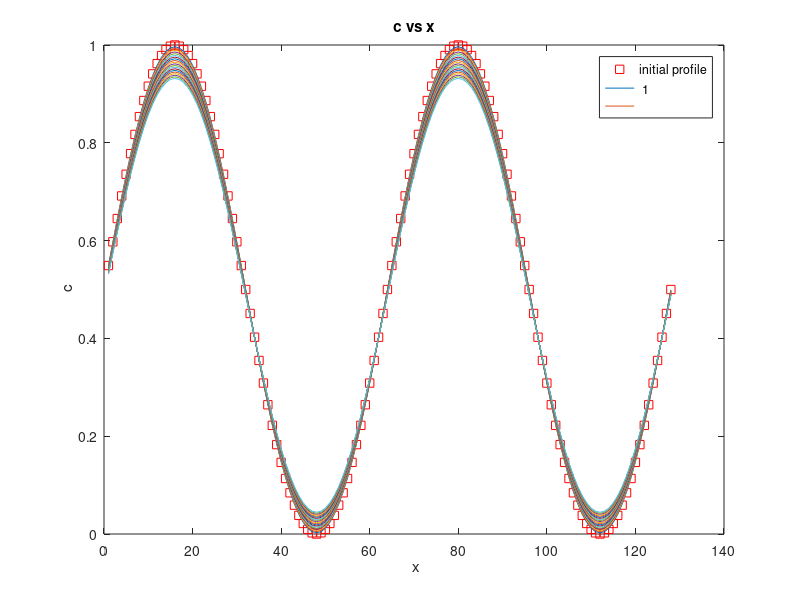

Source code (MATLAB):
%Clear the memory and figure
clear all
clf

%Define system size and parameters
N=128;
D=1.0;
delt=0.5;

%Make an initial sinusoidal profile
c=zeros(N,1);
M=2;

for j=1:N
c(j,1)=0.5*(1+sin(2*pi*M*j/N));
endfor

%Plot initial profile
plot(c, 'rs');
xlabel(' x');
ylabel(' c');
title('c vs x');
hold on

%For periodic BC implementation

%Define half length of box
halfN=N/2;

%Define the grid spacing in the Fourier space
delk=2*pi/N;

for k=1:20
for n=1:2000
ctilde=fft(c);
for i=1:N
if(i<halfN) k=i*delk;
endif
if(i>=halfN) k=(i-N)*delk;
endif
ctilde(i,1)=ctilde(i,1)/(1+D*k*k*delt);
endfor
endfor
c=real(ifft(ctilde));
plot(c);
endfor

l=['' ];
for i=1:18
l=[l ''];
endfor

legend('initial profile', ' 1', l.');
print (['implicit_spectral_m' num2str(M) '.png'], '-dpng');
